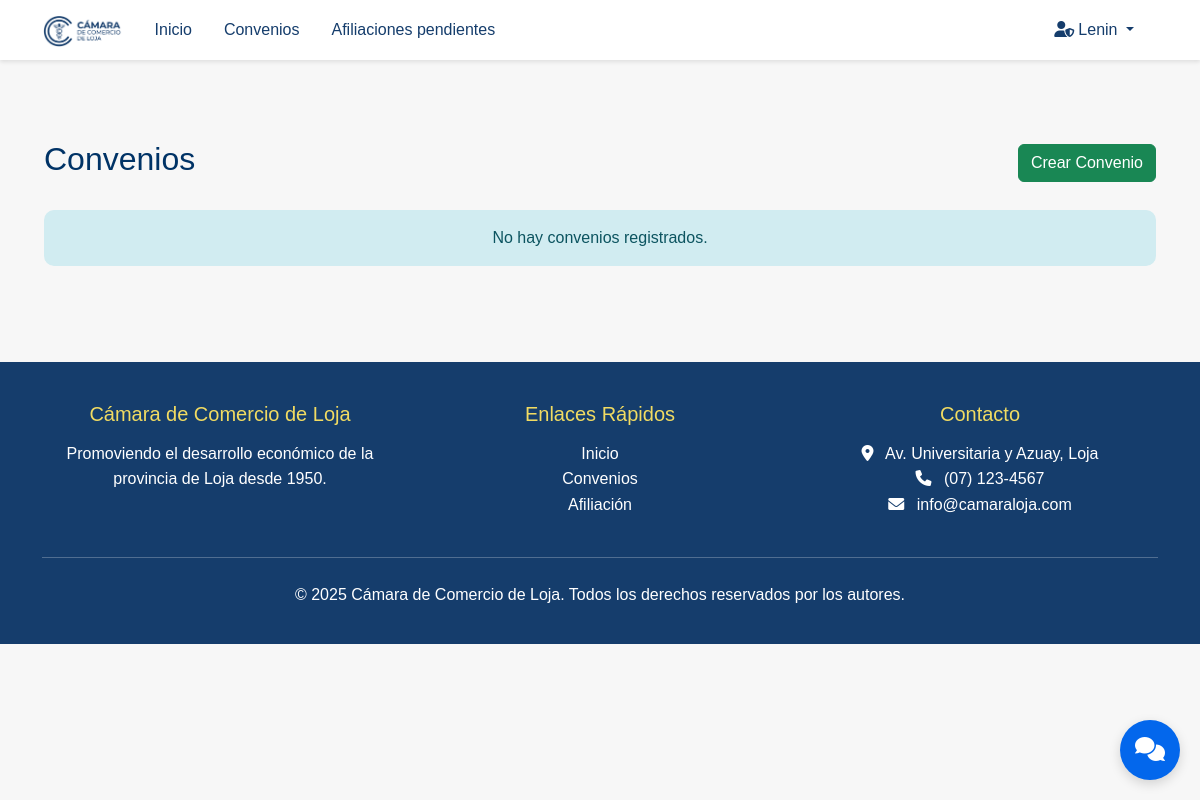
The app's page /admin-convenios/ (signed in), older data.
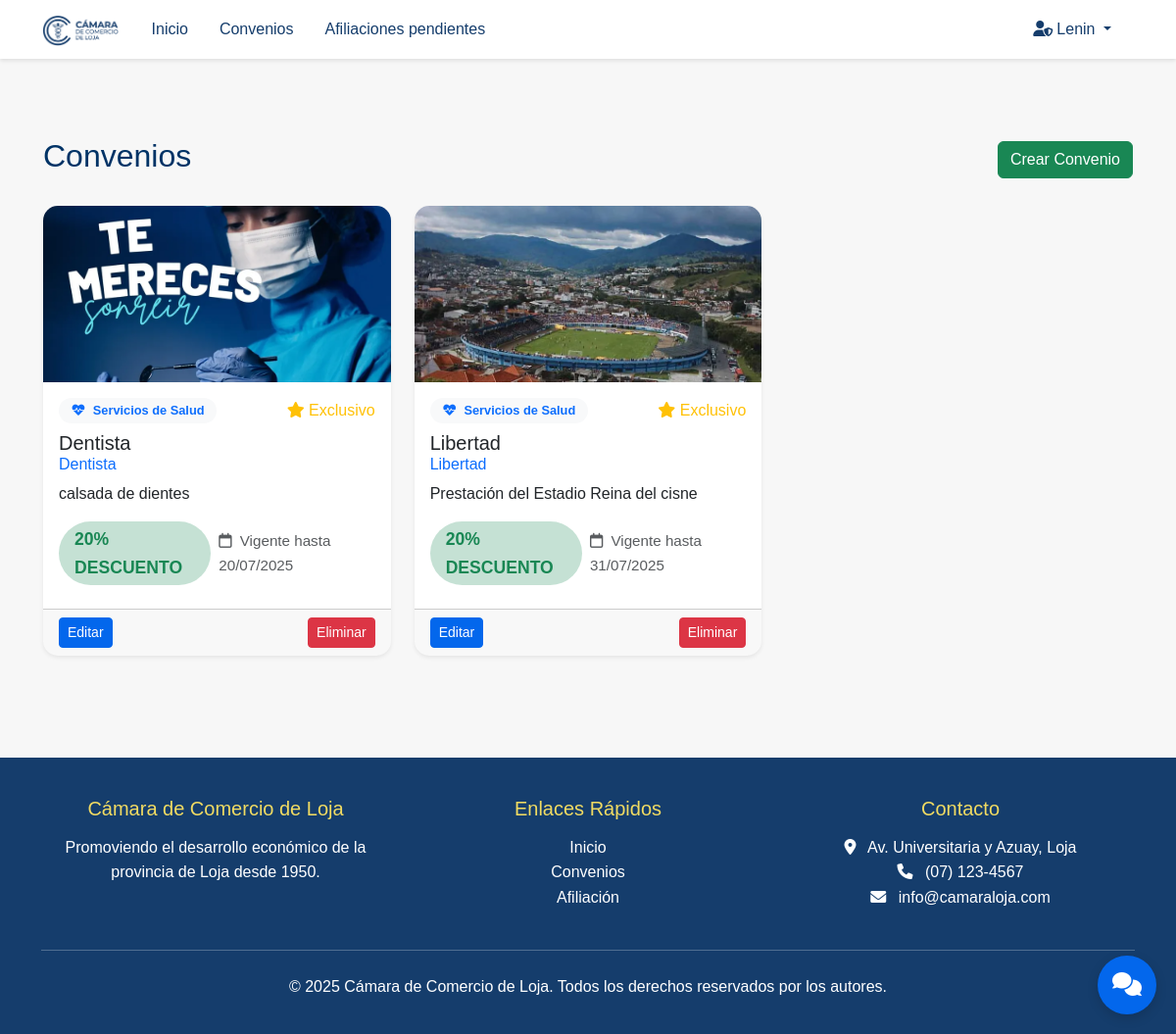
The same page, newer data.
### camara/models.py (models this page shows, shortened)
class Convenio(models.Model):
    nombre = models.CharField(max_length=255)
    descripcion = models.TextField(null=True, blank=True)
    imagen = models.ImageField(upload_to='convenios/', null=True, blank=True)
    fecha_fin = models.DateField(null=True, blank=True)

### camara/views.py (the view)
# urls.py: path('admin-convenios/', views.admin_convenios_list, name='admin_convenios_list'),
@admin_required
def admin_convenios_list(request):
    convenios = Convenio.objects.all()
    return render(request, 'adminview/convenios_list.html', {'convenios': convenios})

### camara/views.py (called while the page is built)
def admin_required(view_func):
    return user_passes_test(lambda u: u.is_authenticated and (u.is_superuser or u.is_staff), login_url='/login/')(view_func)

### camara/template/adminview/convenios_list.html (shortened to what this page needs)
{% extends "master.html" %}
{% block content %}
<div class="container mt-5">
    <div class="d-flex justify-content-between align-items-center mb-4">
        <h2>Convenios</h2>
        <a href="{% url 'admin_convenio_create' %}" class="btn btn-success">Crear Convenio</a>
    </div>
    <div class="row">
        {% for convenio in convenios %}
        <div class="col-md-4 mb-4">
            <div class="card h-100 shadow-sm">
                {% if convenio.imagen %}
                <img src="{{ convenio.imagen.url }}" class="card-img-top" style="height:180px;object-fit:cover;">
                {% else %}
                <div class="card-img-top bg-light d-flex align-items-center justify-content-center" style="height:180px;">
                    <span class="text-muted">Sin imagen</span>
                </div>
                {% endif %}
                <div class="card-body">
                    <div class="d-flex justify-content-between align-items-center mb-2">
                        <span class="badge bg-light text-primary">
                            <i class="fa-solid fa-heart-pulse me-1"></i> Servicios de Salud
                        </span>
                        <span class="text-warning"><i class="fa-solid fa-star"></i> Exclusivo</span>
                    </div>
                    <h5 class="card-title mb-1">{{ convenio.nombre }}</h5>
                    <h6 class="card-subtitle mb-2 text-primary">{{ convenio.nombre }}</h6>
                    <p class="card-text">{{ convenio.descripcion }}</p>
                    <div class="d-flex align-items-center mb-2">
                        <div class="rounded-pill bg-success bg-opacity-25 px-3 py-1 me-2 d-flex align-items-center" style="font-size:1.1em;">
                            <span class="fw-bold text-success">20% DESCUENTO</span>
                        </div>
                        {% if convenio.fecha_fin %}
                        <span class="text-muted" style="font-size:0.95em;">
                            <i class="fa-regular fa-calendar me-1"></i>
                            Vigente hasta {{ convenio.fecha_fin|date:"d/m/Y" }}
                        </span>
                        {% endif %}
                    </div>
                </div>
                <div class="card-footer d-flex justify-content-between">
                    <a href="{% url 'admin_convenio_edit' convenio.pk %}" class="btn btn-primary btn-sm">Editar</a>
                    <a href="{% url 'admin_convenio_delete' convenio.pk %}" class="btn btn-danger btn-sm">Eliminar</a>
                </div>
            </div>
        </div>
        {% empty %}
        <div class="col-12">
            <div class="alert alert-info text-center">No hay convenios registrados.</div>
        </div>
        {% endfor %}
    </div>
</div>
{% endblock %}

Row changes from the older to the newer data that the page shows:
added Convenio: imagen (picture), nombre "Dentista", descripcion "calsada de dientes", fecha_fin "20/07/2025"
added Convenio: imagen (picture), nombre "Libertad", descripcion "Prestación del Estadio Reina del cisne", fecha_fin "31/07/2025"
Text that changed along with them:
text no longer shown: "No hay convenios registrados."
